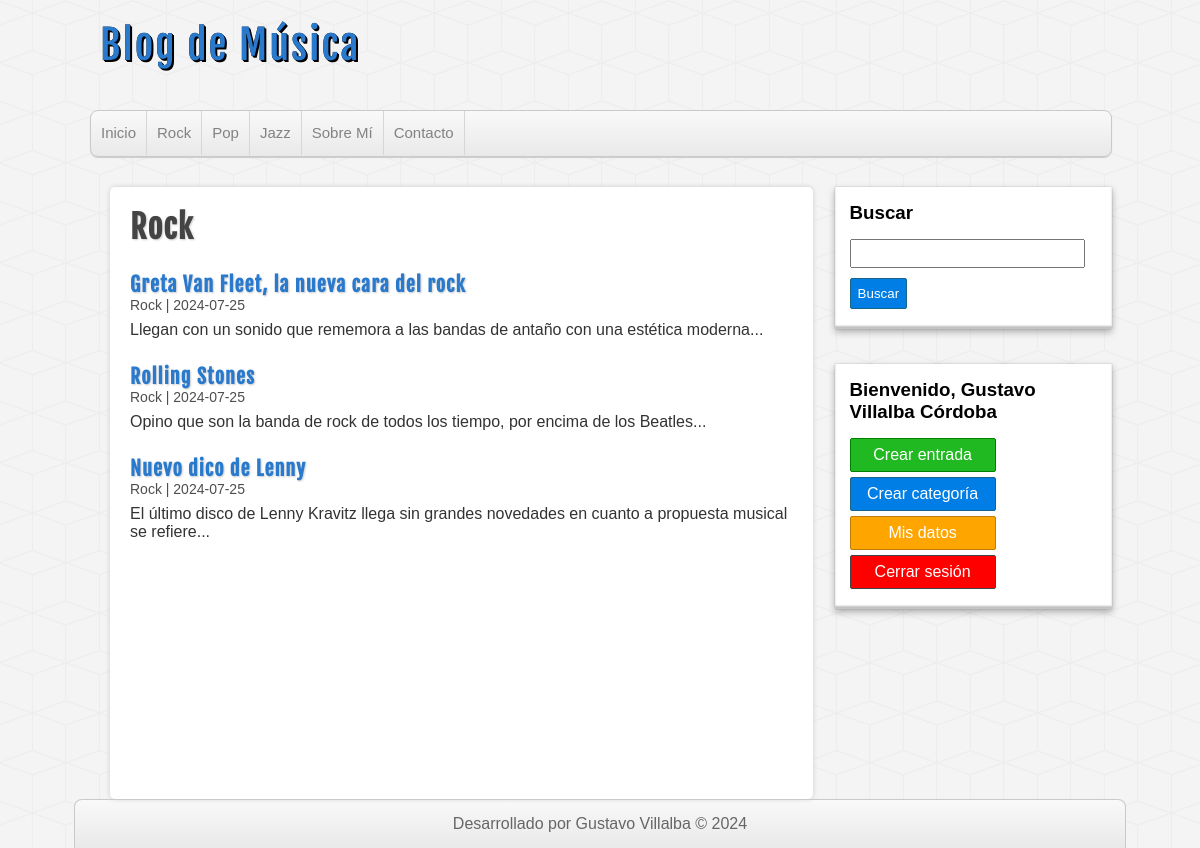
/categorie.php?id=1 (signed in), run on the app's committed database.
### tables this page shows
CREATE TABLE categorias (
    id int(255) auto_increment not null,
    nombre varchar(100) not null,
    CONSTRAINT pk_categorias PRIMARY KEY(id)
);

CREATE TABLE entradas (
    id int(255) auto_increment not null,
    usuario_id int(255) not null,
    categoria_id int(255) not null,
    titulo varchar(255) not null,
    descripcion MEDIUMTEXT,
    fecha date not null,
    CONSTRAINT pk_usuarios PRIMARY KEY(id),
    CONSTRAINT fk_entradas_usuarios FOREIGN KEY(usuario_id) REFERENCES usuarios(id),
    CONSTRAINT fk_entradas_categorias FOREIGN KEY(categoria_id) REFERENCES categorias(id)
);

### includes/helpers.php (called while the page is built, shortened)
<?php
function getCategories($db){
    $sql = "SELECT * FROM categorias ORDER BY id";
    $categorias = mysqli_query($db, $sql);
    $result = array();
    if($categorias && mysqli_num_rows($categorias)>=1){
        $result = $categorias;
    }
    return $result;
}
function getCategorie($db, $id){
    $sql = "SELECT * FROM categorias where id= $id";
    $categorias = mysqli_query($db, $sql);
    $resultado = mysqli_fetch_assoc($categorias);
    return $resultado;
}
function getEntries($db, $limit = null, $categoria = null, $busqueda = null){
    if($limit){
        $sql = "SELECT e.*, c.nombre AS categoria FROM entradas e INNER JOIN categorias c ON e.categoria_id = c.id ORDER BY e.id DESC LIMIT 4";
    }elseif(!empty($categoria)){
        $sql = "SELECT e.*, c.nombre AS categoria FROM entradas e INNER JOIN categorias c ON e.categoria_id = c.id WHERE e.categoria_id=$categoria ORDER BY e.id DESC";
    }elseif(!empty($busqueda)){
        $sql = "SELECT e.*, c.nombre AS categoria FROM entradas e INNER JOIN categorias c ON e.categoria_id = c.id WHERE e.titulo LIKE '%$busqueda%'";
    }else{
        $sql = "SELECT e.*, c.nombre AS categoria FROM entradas e INNER JOIN categorias c ON e.categoria_id = c.id ORDER BY e.id DESC";
    }
    $entradas = mysqli_query($db, $sql);
    $result = array();
    if($entradas && mysqli_num_rows($entradas)>=1){
        $result = $entradas;
    }
    return $result;
}
?>

### categorie.php (the view, shortened to what this page needs)
<?php require_once "includes/header.php";?>
<?php require_once "includes/lateral.php";?>
<div id="principal">
<?php
    $categorie = getCategorie($db, $_GET['id']);
?>
    <h1><?=$categorie['nombre']?></h1>
    <?php
        $entradas= getEntries($db, null, $_GET['id']);
        if(!empty($entradas)):
            while ($entrada = mysqli_fetch_assoc($entradas)):
    ?>
        <article class="entry">
            <a href="entrada.php?id=<?=$entrada['id']?>">
                <h2><?=$entrada['titulo']?></h2>
                <span class="date"><?=$entrada['categoria']." | ".$entrada['fecha']?></span>
                <p><?=substr($entrada['descripcion'], 0, 200)?>...</p>
            </a>
        </article>
    <?php
            endwhile;
        else:
    ?>
    <div class="alert alert-error"> No existen entradas para esta categoría</div>
    <?php endif;?>
</div>
<?php require_once "includes/footer.php";?>

### includes/header.php (shortened to what this page needs)
<?php require_once "GestorBD.php";?>
<?php include_once "includes/helpers.php"; ?>
<html lang="es">
    <head>
        <link rel="stylesheet" href="assets/css/style.css">
    </head>
    <body>
        <header id="header">
            <div id="logo">
                <a href="index.php">
                    Blog de Música
                </a>
            </div>
            <nav id="nav">
                <ul>
                    <li>
                        <a href="index.php">Inicio</a>
                    </li>
                    <?php
                        $categorias = getCategories($db);
                        if(!empty($categorias)):
                            while ($categoria = mysqli_fetch_assoc($categorias)):
                    ?>
                        <li>
                            <a href="categorie.php?id=<?=$categoria['id']?>"><?=$categoria['nombre']?></a>
                        </li>
                    <?php
                            endwhile;
                        endif;
                    ?>
                    <li>
                        <a href="index.php">Sobre Mí</a>
                    </li>
                    <li>
                        <a href="index.php">Contacto</a>
                    </li>
                </ul>
            </nav>
        </header>
        <div id="pincipal-container">

### assets/css/style.css (style rules this page uses)
* { margin: 0px; padding: 0px; font-family: sans-serif, Helvetica, Arial; text-decoration: none; }
body { background: url(../img/cubes.png) #F4F4F4; }
.date { color: #4e4e4e; margin-top: 5px; font-size: 14px; }
#header { width: 85%; height: auto; background: transparent; margin: 0px auto; }
#logo { float:left; width: 540px; height: 110px; }
#logo a { font-family: "fajala", Helvetica; font-size: 40px; letter-spacing: 2px; color: #2979CD; text-shadow: 0px 0px 0px black, 1px 1px 0px black, 2px 2px 0px black; transition: all 500ms; line-height: 90px; margin-left: 10px; }
#nav { clear: both; width: 100%; height: 45px; background: linear-gradient(to bottom, #f9f9f9 0px, #e9e9e9 100%); border: 1px solid #C9C9C9; border-radius: 8px; box-shadow: 0px 1px 1px #ccc; overflow: hidden; }
#nav ul { list-style: none; }
#nav ul li { float: left; line-height: 44px; border-right: 1px solid #D6D6D6; }
#nav ul li a { display: block; padding-left: 10px; padding-right: 10px; font-size: 15px; color: #838282; }
#pincipal-container { width: 85%; height: auto; margin: 0px auto; margin-top: 30px; margin-bottom: 30px; }
#principal { float: left; width: 65%; min-height: 572px; background:white; border-radius: 5px; box-shadow: 0px 0px 5px #ccc; margin-left: 20px; padding: 20px; overflow: hidden; }
#principal a { color: #333; }
#principal h1 { font-size: 32px; color: #444; letter-spacing: 1px; text-shadow: 1px 1px 2px #ccc; font-family: "fajala"; }
#principal h2 { font-size: 20px; color: #2979CD; text-shadow: 1px 1px 2px #ccc; letter-spacing: 1px; font-family: "fajala"; margin-top: 25px; }
#principal p { margin-top: 8px; }

### data on the page
categorias: nombre "Rock"
categorias: nombre "Pop"
categorias: nombre "Jazz"
entradas: titulo "Greta Van Fleet, la nueva cara del rock", categoria.nombre "Rock", fecha "2024-07-25", descripcion "Llegan con un sonido que rememora a las bandas de antaño con una estética moderna"
entradas: titulo "Rolling Stones", categoria.nombre "Rock", fecha "2024-07-25", descripcion "Opino que son la banda de rock de todos los tiempo, por encima de los Beatles"
entradas: titulo "Nuevo dico de Lenny", categoria.nombre "Rock", fecha "2024-07-25", descripcion "El último disco de Lenny Kravitz llega sin grandes novedades en cuanto a propuesta musical se refiere"

### other printed values
$_SESSION['user']['nombre'] "Gustavo"
$_SESSION['user']['apellidos'] "Villalba Córdoba"
